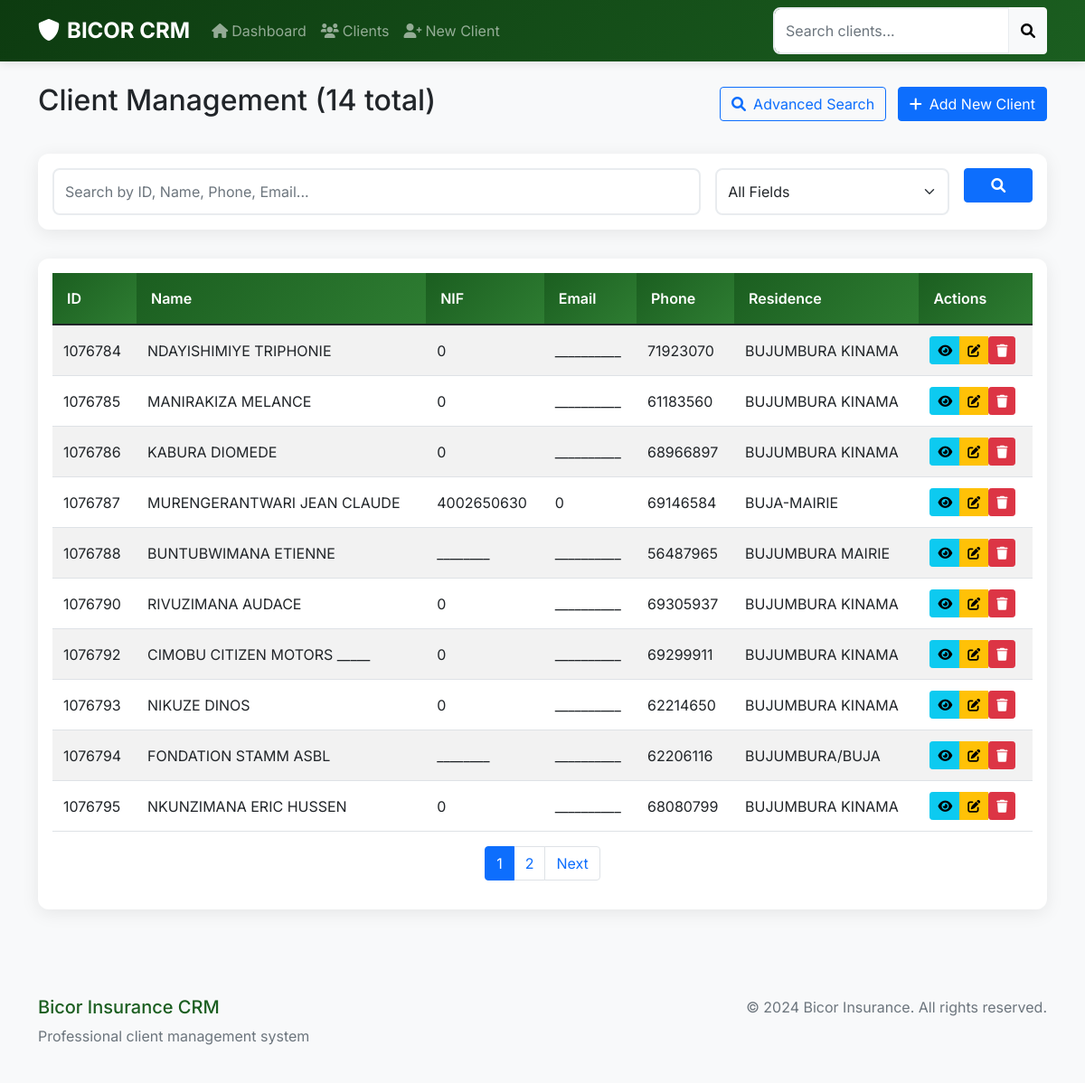
The app's page /clients with its own data.
### tables this page shows
CREATE TABLE "Clients" (
	"ID"	INTEGER,
	"AncCode"	TEXT,
	"NumID"	TEXT,
	"NIF"	TEXT,
	"Nom"	TEXT,
	"Prenom"	TEXT,
	"DateNais"	TEXT,
	"LieuNais"	TEXT,
	"NomConj"	TEXT,
	"NextOfKin"	TEXT,
	"MobPhone"	INTEGER,
	"MobPhone2"	TEXT,
	"NomAffich"	TEXT,
	"Email"	TEXT,
	"ComID"	INTEGER,
	"Zone"	TEXT,
	"Residence"	TEXT,
	"AgentInt"	INTEGER,
	"PaieTVA"	INTEGER,
	"Valide"	INTEGER,
	"SexeID"	INTEGER,
	"BranchID"	INTEGER,
	"NationalID"	INTEGER,
	"EtatCivID"	INTEGER,
	"PosCliID"	INTEGER,
	"CategID"	INTEGER,
	"OccupID"	INTEGER,
	"CreatOn"	TEXT,
	"CreatBy"	INTEGER,
	"LModifBy"	TEXT,
	"LModifOn"	TEXT,
	PRIMARY KEY("ID")
);

### app.py (the view)
@app.route('/clients')
def clients():
    page = request.args.get('page', 1, type=int)
    per_page = 10
    offset = (page - 1) * per_page
    with get_db_connection() as conn:
        cursor = conn.cursor()
        cursor.execute('SELECT * FROM Clients ORDER BY ID LIMIT ? OFFSET ?', (per_page, offset))
        clients = cursor.fetchall()
        cursor.execute('SELECT COUNT(*) FROM Clients')
        total_clients = cursor.fetchone()[0]
    total_pages = (total_clients + per_page - 1) // per_page
    return render_template('clients.html',
                           clients=clients,
                           page=page,
                           total_pages=total_pages,
                           total_clients=total_clients)

### app.py (called while the page is built)
@contextmanager
def get_db_connection():
    conn = sqlite3.connect('data.db')
    conn.row_factory = sqlite3.Row  # This enables column access by name
    try:
        yield conn
    finally:
        conn.close()

### templates/clients.html (shortened to what this page needs)
{% extends "base.html" %}
{% block content %}
<div class="d-flex justify-content-between align-items-center mb-4">
    <h2>Client Management ({{ total_clients }} total)</h2>
    <div>
        <a href="{{ url_for('search_clients') }}" class="btn btn-outline-primary me-2">
            <i class="fas fa-search me-2"></i>Advanced Search
        </a>
        <a href="{{ url_for('add_client') }}" class="btn btn-primary">
            <i class="fas fa-plus me-2"></i>Add New Client
        </a>
    </div>
</div>
<div class="card mb-4">
    <div class="card-body">
        <form method="GET" action="{{ url_for('search_clients') }}" class="row g-3">
            <div class="col-md-8">
                <input type="text" class="form-control" name="q"
                       placeholder="Search by ID, Name, Phone, Email..." required>
            </div>
            <div class="col-md-3">
                <select class="form-select" name="type">
                    <option value="all">All Fields</option>
                </select>
            </div>
            <div class="col-md-1">
                <button type="submit" class="btn btn-primary w-100">
                    <i class="fas fa-search"></i>
                </button>
            </div>
        </form>
    </div>
</div>
<div class="card">
    <div class="card-body">
        <div class="table-responsive">
            <table class="table table-striped table-hover">
                <thead class="table-dark">
                    <tr>
                        <th>ID</th>
                        <th>Name</th>
                        <th>NIF</th>
                        <th>Email</th>
                        <th>Phone</th>
                        <th>Residence</th>
                        <th>Actions</th>
                    </tr>
                </thead>
                <tbody>
                    {% for client in clients %}
                    <tr>
                        <td>{{ client.ID }}</td>
                        <td>{{ client.Nom }} {{ client.Prenom }}</td>
                        <td>{{ client.NIF or 'N/A' }}</td>
                        <td>{{ client.Email or 'N/A' }}</td>
                        <td>{{ client.MobPhone or 'N/A' }}</td>
                        <td>{{ client.Residence or 'N/A' }}</td>
                        <td>
                            <div class="btn-group">
                                <a href="{{ url_for('view_client', id=client.ID) }}" class="btn btn-sm btn-info">
                                    <i class="fas fa-eye"></i>
                                </a>
                                <a href="{{ url_for('edit_client', id=client.ID) }}" class="btn btn-sm btn-warning">
                                    <i class="fas fa-edit"></i>
                                </a>
                                <form action="{{ url_for('delete_client', id=client.ID) }}" method="post" style="display:inline;">
                                    <button type="submit" class="btn btn-sm btn-danger" onclick="return confirm('Are you sure?')">
                                        <i class="fas fa-trash"></i>
                                    </button>
                                </form>
                            </div>
                        </td>
                    </tr>
                    {% endfor %}
                </tbody>
            </table>
        </div>
        {% if total_pages > 1 %}
        <nav aria-label="Page navigation">
            <ul class="pagination justify-content-center">
                {% for p in range(1, total_pages + 1) %}
                <li class="page-item {% if p == page %}active{% endif %}">
                    <a class="page-link" href="{{ url_for('clients', page=p) }}">{{ p }}</a>
                </li>
                {% endfor %}
                {% if page < total_pages %}
                <li class="page-item">
                    <a class="page-link" href="{{ url_for('clients', page=page+1) }}">Next</a>
                </li>
                {% endif %}
            </ul>
        </nav>
        {% endif %}
    </div>
</div>
{% endblock %}

### templates/base.html (shortened to what this page needs)
<!DOCTYPE html>
<html lang="en">
<head>
    <link href="https://cdn.jsdelivr.net/npm/bootstrap@5.1.3/dist/css/bootstrap.min.css" rel="stylesheet">
    <link href="https://cdnjs.cloudflare.com/ajax/libs/font-awesome/6.0.0/css/all.min.css" rel="stylesheet">
    <link href="{{ url_for('static', filename='css/style.css') }}" rel="stylesheet">
</head>
<body>
    <nav class="navbar navbar-expand-lg navbar-dark navbar-bicor">
        <div class="container">
            <a class="navbar-brand" href="{{ url_for('dashboard') }}">
                <i class="fas fa-shield-alt me-2"></i>BICOR CRM
            </a>
            <div class="collapse navbar-collapse" id="navbarContent">
                <ul class="navbar-nav me-auto">
                    <li class="nav-item">
                        <a class="nav-link" href="{{ url_for('dashboard') }}">
                            <i class="fas fa-home me-1"></i>Dashboard
                        </a>
                    </li>
                    <li class="nav-item">
                        <a class="nav-link" href="{{ url_for('clients') }}">
                            <i class="fas fa-users me-1"></i>Clients
                        </a>
                    </li>
                    <li class="nav-item">
                        <a class="nav-link" href="{{ url_for('add_client') }}">
                            <i class="fas fa-user-plus me-1"></i>New Client
                        </a>
                    </li>
                </ul>
                <form class="d-flex" method="GET" action="{{ url_for('search_clients') }}">
                    <div class="input-group">
                        <input type="text" class="form-control" name="q" placeholder="Search clients..."
                               aria-label="Search" required style="min-width: 250px;">
                        <button class="btn btn-light" type="submit">
                            <i class="fas fa-search"></i>
                        </button>
                    </div>
                </form>
            </div>
        </div>
    </nav>
    <main class="container py-4">
        {% block content %}{% endblock %}
    </main>
    <footer class="bg-light mt-5 py-4">
        <div class="container">
            <div class="row">
                <div class="col-md-6">
                    <h5 class="text-bicor">Bicor Insurance CRM</h5>
                    <p class="text-muted">Professional client management system</p>
                </div>
                <div class="col-md-6 text-md-end">
                    <p class="text-muted mb-0">&copy; 2024 Bicor Insurance. All rights reserved.</p>
                </div>
            </div>
        </div>
    </footer>
</body>
</html>

### static/css/style.css (style rules this page uses)
:root { --bicor-primary: #1b5e20; --bicor-secondary: #2e7d32; --bicor-light: #4caf50; --bicor-accent: #388e3c; --bicor-dark: #0d3b10; }
body { background-color: #f8f9fa; font-family: 'Segoe UI', Tahoma, Geneva, Verdana, sans-serif; }
.navbar-bicor { background: linear-gradient(135deg, var(--bicor-dark) 0%, var(--bicor-primary) 100%) !important; box-shadow: 0 2px 10px rgba(0,0,0,0.1); }
.navbar-brand { font-weight: 700; font-size: 1.5rem; }
.card { border: none; border-radius: 12px; box-shadow: 0 4px 20px rgba(0,0,0,0.08); transition: transform 0.2s ease, box-shadow 0.2s ease; }
.form-control, .form-select { border: 2px solid #e9ecef; border-radius: 8px; padding: 0.75rem; transition: all 0.2s ease; }
.table th { background: linear-gradient(135deg, var(--bicor-primary) 0%, var(--bicor-secondary) 100%); color: white; border: none; font-weight: 600; padding: 1rem; }
.table td { padding: 0.75rem; vertical-align: middle; }
.text-bicor { color: var(--bicor-primary) !important; }
.mb-4 { margin-bottom: 2rem !important; }

### templates/base.html (style rules this page uses)
body { font-family: 'Inter', sans-serif; }

### records on screen
Clients: ID "1076784", Nom "NDAYISHIMIYE", Prenom "TRIPHONIE", NIF "0", Email "__________", MobPhone "71923070", Residence "BUJUMBURA KINAMA"
Clients: ID "1076785", Nom "MANIRAKIZA", Prenom "MELANCE", NIF "0", Email "__________", MobPhone "61183560", Residence "BUJUMBURA KINAMA"
Clients: ID "1076786", Nom "KABURA", Prenom "DIOMEDE", NIF "0", Email "__________", MobPhone "68966897", Residence "BUJUMBURA KINAMA"
Clients: ID "1076787", Nom "MURENGERANTWARI", Prenom "JEAN CLAUDE", NIF "4002650630", Email "0", MobPhone "69146584", Residence "BUJA-MAIRIE"
Clients: ID "1076788", Nom "BUNTUBWIMANA", Prenom "ETIENNE", NIF "________", Email "__________", MobPhone "56487965", Residence "BUJUMBURA MAIRIE"
Clients: ID "1076790", Nom "RIVUZIMANA", Prenom "AUDACE", NIF "0", Email "__________", MobPhone "69305937", Residence "BUJUMBURA KINAMA"
Clients: ID "1076792", Nom "CIMOBU CITIZEN MOTORS", Prenom "_____", NIF "0", Email "__________", MobPhone "69299911", Residence "BUJUMBURA KINAMA"
Clients: ID "1076793", Nom "NIKUZE", Prenom "DINOS", NIF "0", Email "__________", MobPhone "62214650", Residence "BUJUMBURA KINAMA"
Clients: ID "1076794", Nom "FONDATION", Prenom "STAMM ASBL", NIF "________", Email "__________", MobPhone "62206116", Residence "BUJUMBURA/BUJA"
Clients: ID "1076795", Nom "NKUNZIMANA", Prenom "ERIC HUSSEN", NIF "0", Email "__________", MobPhone "68080799", Residence "BUJUMBURA KINAMA"

### other values on screen
{{ total_clients }} "14"
{{ p }} "1" "2"
